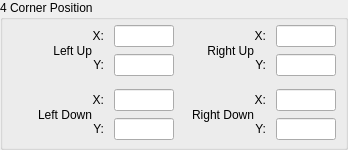
       <widget class="QGroupBox" name="groupBox_4">
        <property name="minimumSize">
         <size>
          <width>0</width>
          <height>120</height>
         </size>
        </property>
        <property name="maximumSize">
         <size>
          <width>16777215</width>
          <height>150</height>
         </size>
        </property>
        <property name="title">
         <string>4 Corner Position</string>
        </property>
        <layout class="QGridLayout" name="gridLayout">
         <property name="leftMargin">
          <number>9</number>
         </property>
         <property name="topMargin">
          <number>0</number>
         </property>
         <property name="rightMargin">
          <number>9</number>
         </property>
         <property name="bottomMargin">
          <number>0</number>
         </property>
         <property name="horizontalSpacing">
          <number>0</number>
         </property>
         <property name="verticalSpacing">
          <number>2</number>
         </property>
         <item row="0" column="0">
          <layout class="QHBoxLayout" name="horizontalLayout_16">
           <property name="spacing">
            <number>0</number>
           </property>
           <item>
            <layout class="QVBoxLayout" name="verticalLayout_6">
             <item>
              <spacer name="verticalSpacer_2">
               <property name="orientation">
                <enum>Qt::Vertical</enum>
               </property>
               <property name="sizeHint" stdset="0">
                <size>
                 <width>20</width>
                 <height>40</height>
                </size>
               </property>
              </spacer>
             </item>
             <item>
              <widget class="QLabel" name="label_14">
               <property name="minimumSize">
                <size>
                 <width>80</width>
                 <height>0</height>
                </size>
               </property>
               <property name="text">
                <string>Left Up</string>
               </property>
               <property name="alignment">
                <set>Qt::AlignRight|Qt::AlignTrailing|Qt::AlignVCenter</set>
               </property>
              </widget>
             </item>
             <item>
              <spacer name="verticalSpacer_3">
               <property name="orientation">
                <enum>Qt::Vertical</enum>
               </property>
               <property name="sizeHint" stdset="0">
                <size>
                 <width>20</width>
                 <height>40</height>
                </size>
               </property>
              </spacer>
             </item>
            </layout>
           </item>
           <item>
            <layout class="QVBoxLayout" name="verticalLayout_7">
             <property name="spacing">
              <number>2</number>
             </property>
             <item>
              <layout class="QHBoxLayout" name="horizontalLayout_14">
               <property name="spacing">
                <number>10</number>
               </property>
               <item>
                <widget class="QLabel" name="label_16">
                 <property name="maximumSize">
                  <size>
                   <width>16</width>
                   <height>16777215</height>
                  </size>
                 </property>
                 <property name="text">
                  <string>X:</string>
                 </property>
                 <property name="alignment">
                  <set>Qt::AlignRight|Qt::AlignTrailing|Qt::AlignVCenter</set>
                 </property>
                </widget>
               </item>
               <item>
                <widget class="QLineEdit" name="lineEdit_X1">
                 <property name="minimumSize">
                  <size>
                   <width>60</width>
                   <height>0</height>
                  </size>
                 </property>
                 <property name="maximumSize">
                  <size>
                   <width>60</width>
                   <height>16777215</height>
                  </size>
                 </property>
                </widget>
               </item>
              </layout>
             </item>
             <item>
              <layout class="QHBoxLayout" name="horizontalLayout_15">
               <property name="spacing">
                <number>10</number>
               </property>
               <item>
                <widget class="QLabel" name="label_15">
                 <property name="maximumSize">
                  <size>
                   <width>16</width>
                   <height>16777215</height>
                  </size>
                 </property>
                 <property name="text">
                  <string>Y:</string>
                 </property>
                 <property name="alignment">
                  <set>Qt::AlignRight|Qt::AlignTrailing|Qt::AlignVCenter</set>
                 </property>
                </widget>
               </item>
               <item>
                <widget class="QLineEdit" name="lineEdit_Y1">
                 <property name="minimumSize">
                  <size>
                   <width>60</width>
                   <height>0</height>
                  </size>
                 </property>
                 <property name="maximumSize">
                  <size>
                   <width>60</width>
                   <height>16777215</height>
                  </size>
                 </property>
                </widget>
               </item>
              </layout>
             </item>
            </layout>
           </item>
          </layout>
         </item>
         <item row="0" column="1">
          <layout class="QHBoxLayout" name="horizontalLayout_19">
           <property name="spacing">
            <number>0</number>
           </property>
           <item>
            <layout class="QVBoxLayout" name="verticalLayout_9">
             <item>
              <spacer name="verticalSpacer_4">
               <property name="orientation">
                <enum>Qt::Vertical</enum>
               </property>
               <property name="sizeHint" stdset="0">
                <size>
                 <width>20</width>
                 <height>40</height>
                </size>
               </property>
              </spacer>
             </item>
             <item>
              <widget class="QLabel" name="label_18">
               <property name="minimumSize">
                <size>
                 <width>80</width>
                 <height>0</height>
                </size>
               </property>
               <property name="text">
                <string>Right Up</string>
               </property>
               <property name="alignment">
                <set>Qt::AlignRight|Qt::AlignTrailing|Qt::AlignVCenter</set>
               </property>
              </widget>
             </item>
             <item>
              <spacer name="verticalSpacer_5">
               <property name="orientation">
                <enum>Qt::Vertical</enum>
               </property>
               <property name="sizeHint" stdset="0">
                <size>
                 <width>20</width>
                 <height>40</height>
                </size>
               </property>
              </spacer>
             </item>
            </layout>
           </item>
           <item>
            <layout class="QVBoxLayout" name="verticalLayout_8">
             <property name="spacing">
              <number>2</number>
             </property>
             <item>
              <layout class="QHBoxLayout" name="horizontalLayout_17">
               <property name="spacing">
                <number>10</number>
               </property>
               <item>
                <widget class="QLabel" name="label_19">
                 <property name="maximumSize">
                  <size>
                   <width>16</width>
                   <height>16777215</height>
                  </size>
                 </property>
                 <property name="text">
                  <string>X:</string>
                 </property>
                 <property name="alignment">
                  <set>Qt::AlignRight|Qt::AlignTrailing|Qt::AlignVCenter</set>
                 </property>
                </widget>
               </item>
               <item>
                <widget class="QLineEdit" name="lineEdit_X2">
                 <property name="minimumSize">
                  <size>
                   <width>60</width>
                   <height>0</height>
                  </size>
                 </property>
                 <property name="maximumSize">
                  <size>
                   <width>60</width>
                   <height>16777215</height>
                  </size>
                 </property>
                </widget>
               </item>
              </layout>
             </item>
             <item>
              <layout class="QHBoxLayout" name="horizontalLayout_18">
               <property name="spacing">
                <number>10</number>
               </property>
               <item>
                <widget class="QLabel" name="label_17">
                 <property name="maximumSize">
                  <size>
                   <width>16</width>
                   <height>16777215</height>
                  </size>
                 </property>
                 <property name="text">
                  <string>Y:</string>
                 </property>
                 <property name="alignment">
                  <set>Qt::AlignRight|Qt::AlignTrailing|Qt::AlignVCenter</set>
                 </property>
                </widget>
               </item>
               <item>
                <widget class="QLineEdit" name="lineEdit_Y2">
                 <property name="minimumSize">
                  <size>
                   <width>60</width>
                   <height>0</height>
                  </size>
                 </property>
                 <property name="maximumSize">
                  <size>
                   <width>60</width>
                   <height>16777215</height>
                  </size>
                 </property>
                </widget>
               </item>
              </layout>
             </item>
            </layout>
           </item>
          </layout>
         </item>
         <item row="1" column="0">
          <layout class="QHBoxLayout" name="horizontalLayout_22">
           <property name="spacing">
            <number>0</number>
           </property>
           <item>
            <layout class="QVBoxLayout" name="verticalLayout_11">
             <item>
              <spacer name="verticalSpacer_6">
               <property name="orientation">
                <enum>Qt::Vertical</enum>
               </property>
               <property name="sizeHint" stdset="0">
                <size>
                 <width>20</width>
                 <height>40</height>
                </size>
               </property>
              </spacer>
             </item>
             <item>
              <widget class="QLabel" name="label_20">
               <property name="minimumSize">
                <size>
                 <width>80</width>
                 <height>0</height>
                </size>
               </property>
               <property name="text">
                <string>Left Down</string>
               </property>
               <property name="alignment">
                <set>Qt::AlignRight|Qt::AlignTrailing|Qt::AlignVCenter</set>
               </property>
              </widget>
             </item>
             <item>
              <spacer name="verticalSpacer_7">
               <property name="orientation">
                <enum>Qt::Vertical</enum>
               </property>
               <property name="sizeHint" stdset="0">
                <size>
                 <width>20</width>
                 <height>40</height>
                </size>
               </property>
              </spacer>
             </item>
            </layout>
           </item>
           <item>
            <layout class="QVBoxLayout" name="verticalLayout_10">
             <property name="spacing">
              <number>2</number>
             </property>
             <item>
              <layout class="QHBoxLayout" name="horizontalLayout_20">
               <property name="spacing">
                <number>10</number>
               </property>
               <item>
                <widget class="QLabel" name="label_25">
                 <property name="maximumSize">
                  <size>
                   <width>16</width>
                   <height>16777215</height>
                  </size>
                 </property>
                 <property name="text">
                  <string>X:</string>
                 </property>
                 <property name="alignment">
                  <set>Qt::AlignRight|Qt::AlignTrailing|Qt::AlignVCenter</set>
                 </property>
                </widget>
               </item>
               <item>
                <widget class="QLineEdit" name="lineEdit_X3">
                 <property name="minimumSize">
                  <size>
                   <width>60</width>
                   <height>0</height>
                  </size>
                 </property>
                 <property name="maximumSize">
                  <size>
                   <width>60</width>
                   <height>16777215</height>
                  </size>
                 </property>
                </widget>
               </item>
              </layout>
             </item>
             <item>
              <layout class="QHBoxLayout" name="horizontalLayout_21">
               <property name="spacing">
                <number>10</number>
               </property>
               <item>
                <widget class="QLabel" name="label_23">
                 <property name="maximumSize">
                  <size>
                   <width>16</width>
                   <height>16777215</height>
                  </size>
                 </property>
                 <property name="text">
                  <string>Y:</string>
                 </property>
                 <property name="alignment">
                  <set>Qt::AlignRight|Qt::AlignTrailing|Qt::AlignVCenter</set>
                 </property>
                </widget>
               </item>
               <item>
                <widget class="QLineEdit" name="lineEdit_Y3">
                 <property name="minimumSize">
                  <size>
                   <width>60</width>
                   <height>0</height>
                  </size>
                 </property>
                 <property name="maximumSize">
                  <size>
                   <width>60</width>
                   <height>16777215</height>
                  </size>
                 </property>
                </widget>
               </item>
              </layout>
             </item>
            </layout>
           </item>
          </layout>
         </item>
         <item row="1" column="1">
          <layout class="QHBoxLayout" name="horizontalLayout_25">
           <property name="spacing">
            <number>0</number>
           </property>
           <item>
            <layout class="QVBoxLayout" name="verticalLayout_13">
             <item>
              <spacer name="verticalSpacer_8">
               <property name="orientation">
                <enum>Qt::Vertical</enum>
               </property>
               <property name="sizeHint" stdset="0">
                <size>
                 <width>20</width>
                 <height>40</height>
                </size>
               </property>
              </spacer>
             </item>
             <item>
              <widget class="QLabel" name="label_21">
               <property name="minimumSize">
                <size>
                 <width>80</width>
                 <height>0</height>
                </size>
               </property>
               <property name="text">
                <string>Right Down</string>
               </property>
               <property name="alignment">
                <set>Qt::AlignRight|Qt::AlignTrailing|Qt::AlignVCenter</set>
               </property>
              </widget>
             </item>
             <item>
              <spacer name="verticalSpacer_9">
               <property name="orientation">
                <enum>Qt::Vertical</enum>
               </property>
               <property name="sizeHint" stdset="0">
                <size>
                 <width>20</width>
                 <height>40</height>
                </size>
               </property>
              </spacer>
             </item>
            </layout>
           </item>
           <item>
            <layout class="QVBoxLayout" name="verticalLayout_12">
             <property name="spacing">
              <number>2</number>
             </property>
             <item>
              <layout class="QHBoxLayout" name="horizontalLayout_23">
               <property name="spacing">
                <number>10</number>
               </property>
               <item>
                <widget class="QLabel" name="label_24">
                 <property name="maximumSize">
                  <size>
                   <width>16</width>
                   <height>16777215</height>
                  </size>
                 </property>
                 <property name="text">
                  <string>X:</string>
                 </property>
                 <property name="alignment">
                  <set>Qt::AlignRight|Qt::AlignTrailing|Qt::AlignVCenter</set>
                 </property>
                </widget>
               </item>
               <item>
                <widget class="QLineEdit" name="lineEdit_X4">
                 <property name="minimumSize">
                  <size>
                   <width>60</width>
                   <height>0</height>
                  </size>
                 </property>
                 <property name="maximumSize">
                  <size>
                   <width>60</width>
                   <height>16777215</height>
                  </size>
                 </property>
                </widget>
               </item>
              </layout>
             </item>
             <item>
              <layout class="QHBoxLayout" name="horizontalLayout_24">
               <property name="spacing">
                <number>10</number>
               </property>
               <item>
                <widget class="QLabel" name="label_22">
                 <property name="maximumSize">
                  <size>
                   <width>16</width>
                   <height>16777215</height>
                  </size>
                 </property>
                 <property name="text">
                  <string>Y:</string>
                 </property>
                 <property name="alignment">
                  <set>Qt::AlignRight|Qt::AlignTrailing|Qt::AlignVCenter</set>
                 </property>
                </widget>
               </item>
               <item>
                <widget class="QLineEdit" name="lineEdit_Y4">
                 <property name="minimumSize">
                  <size>
                   <width>60</width>
                   <height>0</height>
                  </size>
                 </property>
                 <property name="maximumSize">
                  <size>
                   <width>60</width>
                   <height>16777215</height>
                  </size>
                 </property>
                </widget>
               </item>
              </layout>
             </item>
            </layout>
           </item>
          </layout>
         </item>
        </layout>
       </widget>
